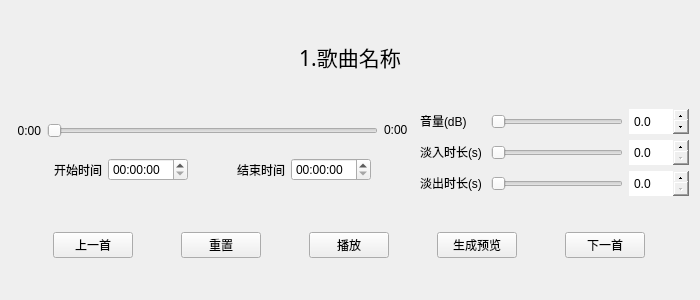
<?xml version="1.0" encoding="UTF-8"?>
<ui version="4.0">
 <class>clipEditorWidget</class>
 <widget class="QWidget" name="clipEditorWidget">
  <property name="geometry">
   <rect>
    <x>0</x>
    <y>0</y>
    <width>700</width>
    <height>300</height>
   </rect>
  </property>
  <property name="sizePolicy">
   <sizepolicy hsizetype="Fixed" vsizetype="Fixed">
    <horstretch>0</horstretch>
    <verstretch>0</verstretch>
   </sizepolicy>
  </property>
  <property name="windowTitle">
   <string>ClipEditor</string>
  </property>
  <layout class="QVBoxLayout" name="bodyLayout" stretch="1,4,2">
   <item>
    <widget class="QLabel" name="songNameLabel">
     <property name="sizePolicy">
      <sizepolicy hsizetype="Preferred" vsizetype="Fixed">
       <horstretch>0</horstretch>
       <verstretch>0</verstretch>
      </sizepolicy>
     </property>
     <property name="minimumSize">
      <size>
       <width>0</width>
       <height>30</height>
      </size>
     </property>
     <property name="font">
      <font>
       <family>微软雅黑</family>
       <pointsize>16</pointsize>
       <weight>50</weight>
       <bold>false</bold>
      </font>
     </property>
     <property name="text">
      <string>1.歌曲名称</string>
     </property>
     <property name="alignment">
      <set>Qt::AlignCenter</set>
     </property>
    </widget>
   </item>
   <item>
    <layout class="QHBoxLayout" name="progressClipLayout" stretch="3,2">
     <item>
      <layout class="QVBoxLayout" name="progressLayout" stretch="2,1">
       <item>
        <layout class="QHBoxLayout" name="progressBarLayout">
         <item>
          <widget class="QLabel" name="playTimeLabel">
           <property name="minimumSize">
            <size>
             <width>30</width>
             <height>0</height>
            </size>
           </property>
           <property name="text">
            <string>0:00</string>
           </property>
           <property name="alignment">
            <set>Qt::AlignRight|Qt::AlignTrailing|Qt::AlignVCenter</set>
           </property>
          </widget>
         </item>
         <item>
          <widget class="QSlider" name="progressSlider">
           <property name="pageStep">
            <number>1</number>
           </property>
           <property name="orientation">
            <enum>Qt::Horizontal</enum>
           </property>
          </widget>
         </item>
         <item>
          <widget class="QLabel" name="endTimeLabel">
           <property name="sizePolicy">
            <sizepolicy hsizetype="Fixed" vsizetype="Fixed">
             <horstretch>0</horstretch>
             <verstretch>0</verstretch>
            </sizepolicy>
           </property>
           <property name="minimumSize">
            <size>
             <width>30</width>
             <height>0</height>
            </size>
           </property>
           <property name="text">
            <string>0:00</string>
           </property>
          </widget>
         </item>
        </layout>
       </item>
       <item>
        <layout class="QHBoxLayout" name="clipTimeLayout">
         <item>
          <layout class="QHBoxLayout" name="horizontalLayout_2">
           <item>
            <widget class="QLabel" name="label_4">
             <property name="sizePolicy">
              <sizepolicy hsizetype="Fixed" vsizetype="Preferred">
               <horstretch>0</horstretch>
               <verstretch>0</verstretch>
              </sizepolicy>
             </property>
             <property name="minimumSize">
              <size>
               <width>50</width>
               <height>0</height>
              </size>
             </property>
             <property name="text">
              <string>开始时间</string>
             </property>
             <property name="alignment">
              <set>Qt::AlignRight|Qt::AlignTrailing|Qt::AlignVCenter</set>
             </property>
            </widget>
           </item>
           <item>
            <widget class="QTimeEdit" name="startTimeEdit">
             <property name="sizePolicy">
              <sizepolicy hsizetype="Fixed" vsizetype="Fixed">
               <horstretch>0</horstretch>
               <verstretch>0</verstretch>
              </sizepolicy>
             </property>
             <property name="minimumSize">
              <size>
               <width>80</width>
               <height>0</height>
              </size>
             </property>
            </widget>
           </item>
          </layout>
         </item>
         <item>
          <layout class="QHBoxLayout" name="endTimelLayout">
           <item>
            <widget class="QLabel" name="label_5">
             <property name="sizePolicy">
              <sizepolicy hsizetype="Fixed" vsizetype="Preferred">
               <horstretch>0</horstretch>
               <verstretch>0</verstretch>
              </sizepolicy>
             </property>
             <property name="minimumSize">
              <size>
               <width>50</width>
               <height>0</height>
              </size>
             </property>
             <property name="text">
              <string>结束时间</string>
             </property>
             <property name="alignment">
              <set>Qt::AlignRight|Qt::AlignTrailing|Qt::AlignVCenter</set>
             </property>
            </widget>
           </item>
           <item>
            <widget class="QTimeEdit" name="endTimeEdit">
             <property name="sizePolicy">
              <sizepolicy hsizetype="Fixed" vsizetype="Fixed">
               <horstretch>0</horstretch>
               <verstretch>0</verstretch>
              </sizepolicy>
             </property>
             <property name="minimumSize">
              <size>
               <width>80</width>
               <height>0</height>
              </size>
             </property>
            </widget>
           </item>
          </layout>
         </item>
        </layout>
       </item>
      </layout>
     </item>
     <item>
      <layout class="QGridLayout" name="clipLayout">
       <item row="2" column="0">
        <layout class="QHBoxLayout" name="fadeoutLayout" stretch="1,5,1">
         <item>
          <widget class="QLabel" name="label">
           <property name="sizePolicy">
            <sizepolicy hsizetype="Fixed" vsizetype="Fixed">
             <horstretch>0</horstretch>
             <verstretch>0</verstretch>
            </sizepolicy>
           </property>
           <property name="minimumSize">
            <size>
             <width>65</width>
             <height>0</height>
            </size>
           </property>
           <property name="text">
            <string>淡出时长(s)</string>
           </property>
          </widget>
         </item>
         <item>
          <widget class="QSlider" name="fadeoutSlider">
           <property name="orientation">
            <enum>Qt::Horizontal</enum>
           </property>
          </widget>
         </item>
         <item>
          <widget class="QDoubleSpinBox" name="fadeoutSpinBox">
           <property name="sizePolicy">
            <sizepolicy hsizetype="Fixed" vsizetype="Fixed">
             <horstretch>0</horstretch>
             <verstretch>0</verstretch>
            </sizepolicy>
           </property>
           <property name="minimumSize">
            <size>
             <width>60</width>
             <height>25</height>
            </size>
           </property>
           <property name="styleSheet">
            <string notr="true">QDoubleSpinBox::up-button {
                                                    subcontrol-origin: border;
                                                    subcontrol-position: top right; /* 上按钮在右上 */
                                                    height: 15px;
                                                    }

                                                    QDoubleSpinBox::down-button {
                                                    subcontrol-origin: border;
                                                    subcontrol-position: bottom right; /* 下按钮在右下 */
                                                    height: 15px;
                                                    }
                                                </string>
           </property>
           <property name="decimals">
            <number>1</number>
           </property>
           <property name="maximum">
            <double>10.000000000000000</double>
           </property>
           <property name="singleStep">
            <double>0.100000000000000</double>
           </property>
          </widget>
         </item>
        </layout>
       </item>
       <item row="1" column="0">
        <layout class="QHBoxLayout" name="fadeinLayout" stretch="1,5,1">
         <item>
          <widget class="QLabel" name="label_2">
           <property name="sizePolicy">
            <sizepolicy hsizetype="Fixed" vsizetype="Fixed">
             <horstretch>0</horstretch>
             <verstretch>0</verstretch>
            </sizepolicy>
           </property>
           <property name="minimumSize">
            <size>
             <width>65</width>
             <height>0</height>
            </size>
           </property>
           <property name="text">
            <string>淡入时长(s)</string>
           </property>
          </widget>
         </item>
         <item>
          <widget class="QSlider" name="fadeinSlider">
           <property name="orientation">
            <enum>Qt::Horizontal</enum>
           </property>
          </widget>
         </item>
         <item>
          <widget class="QDoubleSpinBox" name="fadeinSpinBox">
           <property name="sizePolicy">
            <sizepolicy hsizetype="Fixed" vsizetype="Fixed">
             <horstretch>0</horstretch>
             <verstretch>0</verstretch>
            </sizepolicy>
           </property>
           <property name="minimumSize">
            <size>
             <width>60</width>
             <height>25</height>
            </size>
           </property>
           <property name="styleSheet">
            <string notr="true">QDoubleSpinBox::up-button {
                                                    subcontrol-origin: border;
                                                    subcontrol-position: top right; /* 上按钮在右上 */
                                                    height: 15px;
                                                    }

                                                    QDoubleSpinBox::down-button {
                                                    subcontrol-origin: border;
                                                    subcontrol-position: bottom right; /* 下按钮在右下 */
                                                    height: 15px;
                                                    }
                                                </string>
           </property>
           <property name="decimals">
            <number>1</number>
           </property>
           <property name="maximum">
            <double>10.000000000000000</double>
           </property>
           <property name="singleStep">
            <double>0.100000000000000</double>
           </property>
          </widget>
         </item>
        </layout>
       </item>
       <item row="0" column="0">
        <layout class="QHBoxLayout" name="volumeLayout" stretch="1,5,1">
         <item>
          <widget class="QLabel" name="label_3">
           <property name="sizePolicy">
            <sizepolicy hsizetype="Fixed" vsizetype="Fixed">
             <horstretch>0</horstretch>
             <verstretch>0</verstretch>
            </sizepolicy>
           </property>
           <property name="minimumSize">
            <size>
             <width>65</width>
             <height>0</height>
            </size>
           </property>
           <property name="text">
            <string>音量(dB)</string>
           </property>
          </widget>
         </item>
         <item>
          <widget class="QSlider" name="volumeSlider">
           <property name="orientation">
            <enum>Qt::Horizontal</enum>
           </property>
          </widget>
         </item>
         <item>
          <widget class="QDoubleSpinBox" name="volumeSpinBox">
           <property name="sizePolicy">
            <sizepolicy hsizetype="Fixed" vsizetype="Fixed">
             <horstretch>0</horstretch>
             <verstretch>0</verstretch>
            </sizepolicy>
           </property>
           <property name="minimumSize">
            <size>
             <width>60</width>
             <height>25</height>
            </size>
           </property>
           <property name="styleSheet">
            <string notr="true">QDoubleSpinBox::up-button {
                                                    subcontrol-origin: border;
                                                    subcontrol-position: top right; /* 上按钮在右上 */
                                                    height: 15px;
                                                    }

                                                    QDoubleSpinBox::down-button {
                                                    subcontrol-origin: border;
                                                    subcontrol-position: bottom right; /* 下按钮在右下 */
                                                    height: 15px;
                                                    }
                                                </string>
           </property>
           <property name="decimals">
            <number>1</number>
           </property>
           <property name="minimum">
            <double>-60.000000000000000</double>
           </property>
           <property name="maximum">
            <double>20.000000000000000</double>
           </property>
           <property name="singleStep">
            <double>0.100000000000000</double>
           </property>
          </widget>
         </item>
        </layout>
       </item>
      </layout>
     </item>
    </layout>
   </item>
   <item>
    <layout class="QHBoxLayout" name="buttonLayout">
     <item>
      <widget class="QPushButton" name="prevButton">
       <property name="sizePolicy">
        <sizepolicy hsizetype="Fixed" vsizetype="Fixed">
         <horstretch>0</horstretch>
         <verstretch>0</verstretch>
        </sizepolicy>
       </property>
       <property name="text">
        <string>上一首</string>
       </property>
      </widget>
     </item>
     <item>
      <widget class="QPushButton" name="resetButton">
       <property name="sizePolicy">
        <sizepolicy hsizetype="Fixed" vsizetype="Fixed">
         <horstretch>0</horstretch>
         <verstretch>0</verstretch>
        </sizepolicy>
       </property>
       <property name="text">
        <string>重置</string>
       </property>
      </widget>
     </item>
     <item>
      <widget class="QPushButton" name="playButton">
       <property name="sizePolicy">
        <sizepolicy hsizetype="Fixed" vsizetype="Fixed">
         <horstretch>0</horstretch>
         <verstretch>0</verstretch>
        </sizepolicy>
       </property>
       <property name="text">
        <string>播放</string>
       </property>
      </widget>
     </item>
     <item>
      <widget class="QPushButton" name="trailorButton">
       <property name="sizePolicy">
        <sizepolicy hsizetype="Fixed" vsizetype="Fixed">
         <horstretch>0</horstretch>
         <verstretch>0</verstretch>
        </sizepolicy>
       </property>
       <property name="text">
        <string>生成预览</string>
       </property>
      </widget>
     </item>
     <item>
      <widget class="QPushButton" name="nextButton">
       <property name="sizePolicy">
        <sizepolicy hsizetype="Fixed" vsizetype="Fixed">
         <horstretch>0</horstretch>
         <verstretch>0</verstretch>
        </sizepolicy>
       </property>
       <property name="text">
        <string>下一首</string>
       </property>
      </widget>
     </item>
    </layout>
   </item>
  </layout>
 </widget>
 <resources/>
 <connections/>
</ui>
